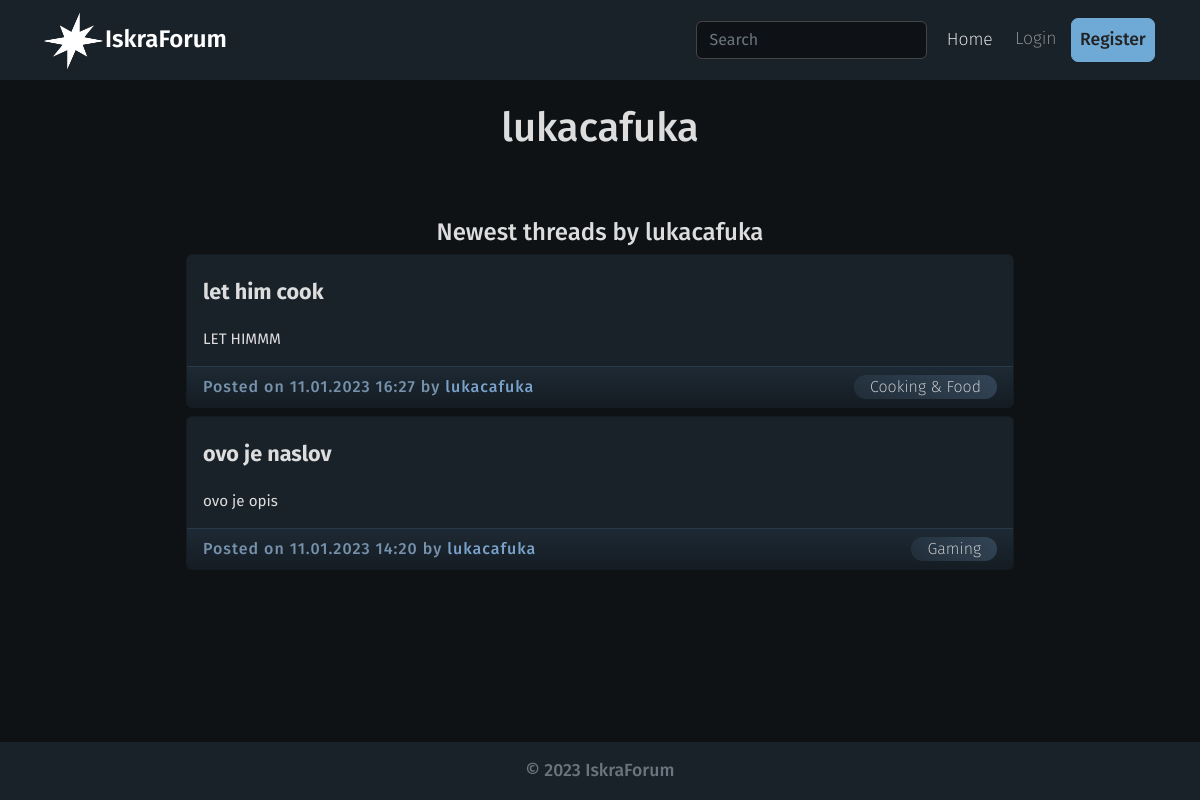
/user/lukacafuka/, run on the app's committed database.
### base/models.py (models this page shows, shortened)
class Thread(models.Model):
    title = models.CharField(max_length=150)
    description = models.TextField()
    uploader = models.ForeignKey(User, null=True, blank=True, on_delete=models.CASCADE)
    category = models.ForeignKey("Category", verbose_name=("Category"), null=True, on_delete=models.DO_NOTHING)
    created = models.DateTimeField(auto_now_add=True)

class Category(models.Model):
    name = models.CharField(max_length=200, unique=True)
    description = models.TextField()
    created = models.DateTimeField(auto_now_add=True)

### base/views.py (the view)
# urls.py: path('user/<str:name>/', views.user_view, name="user_view"),
def user_view(request, name):
    users = User.objects.get(username=name)
    threads = users.thread_set.all()
    context = {
        'users': users,
        'threads': threads,
    }
    return render(request, 'base/user_view.html', context)

### base/templates/base/user_view.html (shortened to what this page needs)
{% extends 'base/base.html' %}
{% load static %}
{% block content %}
<div class="container container-user">
    <div class="wrap d-flex justify-content-center mt-4">
        <h1>{{users.username}}</h1>
    </div>
    {% if not threads %}
        <div class="wrap d-flex justify-content-center mt-5">
            <h4 class="threads-by-user">{{users.username}} has not made any threads</h4>
        </div>
    {% else %}
        <div class="wrap d-flex justify-content-center mt-5">
            <h4 class="threads-by-user">Newest threads by {{users.username}}</h4>
        </div>
    {% endif %}
    {% for thread in threads reversed %}
        <div class="card card-thread mb-2">
            <a href="{% url 'thread' thread.id %}" class="card-body thread-body">
                <h5 class="card-title thread-title">{{ thread.title }}</h5>
                <p class="card-text thread-text">{{ thread.description }}</p>
            </a>
            <div class="card-footer thread-footer d-flex align-items-center justify-content-between">
                    <span class="post-info">Posted on {{ thread.created|date:'d.m.Y H:i' }} by <a href="/user/{{thread.uploader.username}}" class="thread-user-link"> {{thread.uploader.username}} </a> </span> <a class="category" href="{% url 'home' %}?q={{thread.category.name}}"> {{thread.category.name}} </a>
            </div>
        </div>
    {% endfor %}
</div>
{% endblock content %}

### data on the page
Thread: title "let him cook", description "LET HIMMM", created "11.01.2023 16:27", uploader.username "lukacafuka", category.name "Cooking & Food"
Thread: title "ovo je naslov", description "ovo je opis", created "11.01.2023 14:20", uploader.username "lukacafuka", category.name "Gaming"

### other printed values
{{ users.username }} "lukacafuka"
